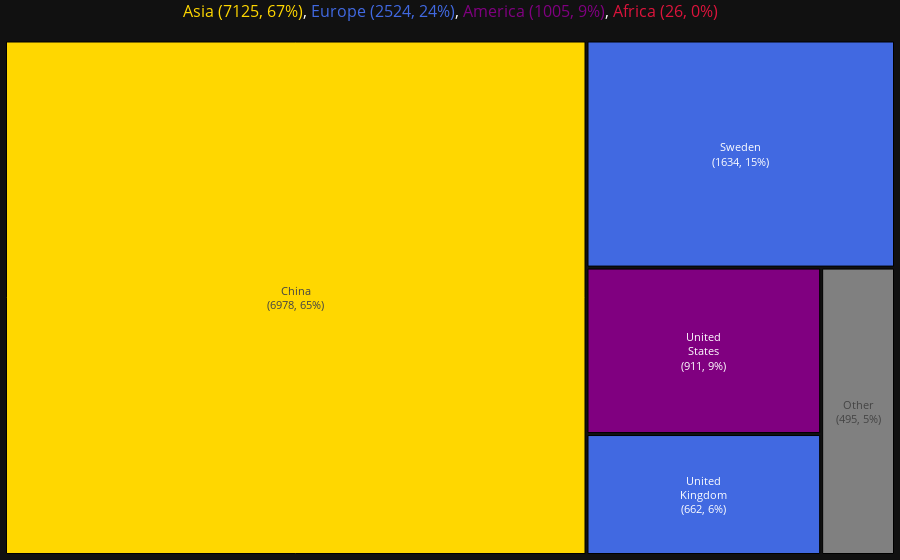

The notebook cell this image was saved under:
### Code cell
COUNTRIES_LIVED = ['China','United States','United Kingdom','Sweden']
COLOR_DICT = {'Asia':'gold', 'Europe':'royalblue', 'America':'purple', 'Africa':'crimson'}

create_tree(
    df,
    feat='country',
    var='total_days',
    flag='continent',
    color_dict=COLOR_DICT,
    threshold=365,
    threshold_global=True,
    height=None,
    #save_path='../attachments/tree_travel_all.html',
    save_path=None
    )

### Figure 1 — Plotly figure (JSON) as saved in the notebook; plotly's stock layout.template omitted (floating-point values rounded to 4 significant figures)
{"data": [{"branchvalues": "total", "hoverinfo": "none", "ids": ["Asia | China", "Europe | Sweden", "America | United<br>States", "Europe | United<br>Kingdom", "Other | Other"], "labels": ["China", "Sweden", "United<br>States", "United<br>Kingdom", "Other"], "marker": {"colors": ["gold", "royalblue", "purple", "royalblue", "gray"], "line": {"color": "black", "width": 1}}, "parents": ["", "", "", "", ""], "textinfo": "label+value+percent parent", "textposition": "middle center", "texttemplate": "%{label}<br>(%{value:.0f}, %{percentParent:.0%})", "type": "treemap", "values": [6978, 1634, 911, 662, 495]}], "layout": {"font": {"color": "white", "size": 11}, "margin": {"b": 1, "l": 1, "r": 1, "t": 20}, "title": {"font": {"size": 16}, "text": "<span style='color:gold'>Asia (7125, 67%)</span>, <span style='color:royalblue'>Europe (2524, 24%)</span>, <span style='color:purple'>America (1005, 9%)</span>, <span style='color:crimson'>Africa (26, 0%)</span>", "x": 0.5, "xanchor": "center", "y": 0.99, "yanchor": "top"}, "uniformtext": {"minsize": 8, "mode": "show"}}}
